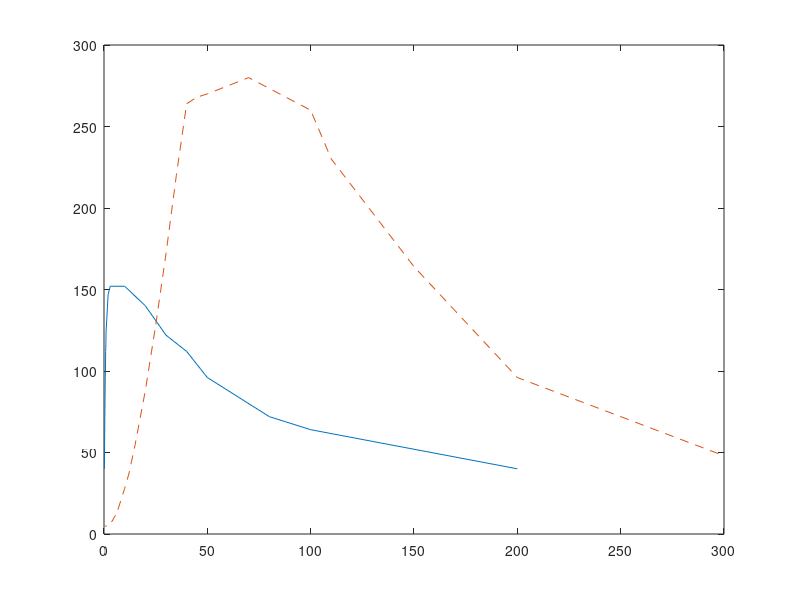

Reproduce this figure in MATLAB. (Note: this script raises an error after producing the figure.)
clear, clc, close all
% %Расчет сопротивления емкости
% %задать a,b,f
% a=1000;      %значение емкости
% b=-12;       %значение степени множителя емкости -3 мили -6 микро -9 нано
% a2=1;
% b2=-6;
% syms f;
% syms Z;
% syms Z2;
% 
% %Расчет сопротивления первого конденсатора
% 
% C=(a*(10^(b)));             %значение емкости
% Z=1/(2*pi*C*f);             %формула расчета сопротивления конденсатора от частоты
% 
% C2=(a2*(10^(b2)));          %значение емкости
% Z2=1/(2*pi*C2*f);           %формула расчета сопротивления конденсатора от частоты
% 
% f=linspace(1,600,10000);  %частота в герцах
% y = subs(Z);
% y2 = subs(Z2);
% 
% % График
% figure('Name','Сопротивление конденсаторов','NumberTitle','off');
% plot(f,y,f,y2)
% title('X_c')
% ylabel('Ω')
% xlabel('Hz')
% grid on 
% grid minor
% 
% legend('C','C2')


% figure('Name','Коэффициент усиления расчетный','NumberTitle','off');
% Rg=[0.510 1 2.4 5.1 10 20];
% KUrc=[615 314 130 61 31 15];  %расчетный коэф усиления в разах
% KUr=[1215 620 258 121 62 31]; %расчетный коэф усиления в разах
% p=plot(Rg,KUrc,Rg,KUr,'--')
% p(1).LineWidth = 1.5;
% p(2).LineWidth = 1.5;
% title('Коэффициент усиления расчетный')
% ylabel('Ku(раз)')
% xlabel('R kΩ')
% grid on 
% grid minor
% legend('R2=314kΩ(C)','R2=620kΩ')
% 
% 
% 
% figure('Name','Коэффициент усиления измеренный','NumberTitle','off');
% Rg=[0.510 1 2.4 5.1 10 20];
% KUrc=[0.6 0.6 0.5 0.45 0.3 0.2];  %расчетный коэф усиления в милливольтах
% KUr=[1.2 1.1 0.9 0.7 0.5 0.3]; %расчетный коэф усиления в милливольтах
% p=plot(Rg,KUrc,Rg,KUr,'--')
% p(1).LineWidth = 1.5;
% p(2).LineWidth = 1.5;
% title('Коэффициент усиления измеренный')
% ylabel('Ku(mV)')
% xlabel('R kΩ')
% grid on 
% grid minor
% legend('R2=314kΩ(C)','R2=620kΩ')




figure('Name','АЧХ','NumberTitle','off');
f=[0.2 0.3 0.4 0.5 0.6 0.7 0.8 0.9 1 2 3 10 20 30 40 50 80 100 200];
A=[0.4 0.56 0.72 0.84 0.96 1 1.12 1.16 1.24 1.47 1.52 1.52 1.40 1.22 1.12 0.96 0.72 0.64 0.4];  %расчетный коэф усиления в милливольтах
A1=A/0.01;
f2=[0.2 0.3 0.4 0.5 0.6 0.7 0.8 0.9 1 2 3 4 5 6 10 12 15 20 25 30 35 40 45 50 70 100 110 150 200 300];
A=[0.048 0.048 0.048 0.048 0.048 0.048 0.048 0.048 0.048 0.056 0.064 0.080 0.104 0.120 0.280 0.368 0.544 0.880 1.28 1.72 2.20 2.64 2.68 2.7 2.8 2.6 2.3 1.64 0.96 0.48];
A2=A/0.01;
%KUr=[1.2 1.1 0.9 0.7 0.5 0.3]; %расчетный коэф усиления в милливольтах
p=plot(f,A1,f2,A2,'--')
p(1).LineWidth = 1.5;
p(2).LineWidth = 1.5;
title('АЧХ старого усилителя')
ylabel('A(Sout/Sin)')
xlabel('f (kHz)')
grid on 
grid minor
legend('OPA363AIDBV','OPA363AIDBV+OPA2363')

figure('Name','АЧХ2','NumberTitle','off');
f=[0.2 0.3 0.4 0.5 0.6 0.7 0.8 0.9 1 2 3 10 20 40 50 60 80 100 150 200];
A=[0.120 0.2 0.32 0.4 0.48 0.56 0.640 0.720 0.760 0.96 1 1.04 1.04 1.04 1.04 0.94 0.82 0.72 0.5 0.4];  %расчетный коэф усиления в милливольтах
A1=A/0.01
f2=[0.2 0.3 0.4 0.5 0.6 0.7 0.8 0.9 1 2 3 4 5 6 10 12 15 20 25 30 35 40 45 50 70 100 110 150 200 300];
A=[0.048 0.048 0.048 0.048 0.048 0.048 0.048 0.048 0.048 0.060 0.060 0.080 0.1 0.1 0.18 0.28 0.38 0.66 1.02 1.44 1.90 2.42 2.7 2.72 2.8 2.65 2.5 1.76 1.04 0.48];
A2=A/0.01
%KUr=[1.2 1.1 0.9 0.7 0.5 0.3]; %расчетный коэф усиления в милливольтах
p=plot(f,A1,f2,A2,'--')
p(1).LineWidth = 1.5;
p(2).LineWidth = 1.5;
title('АЧХ нового усилителя')
ylabel('A(Sout/Sin)')
xlabel('f (kHz)')
grid on 
grid minor
legend('OPA607DCK','OPA607DCK+OPA2363')











